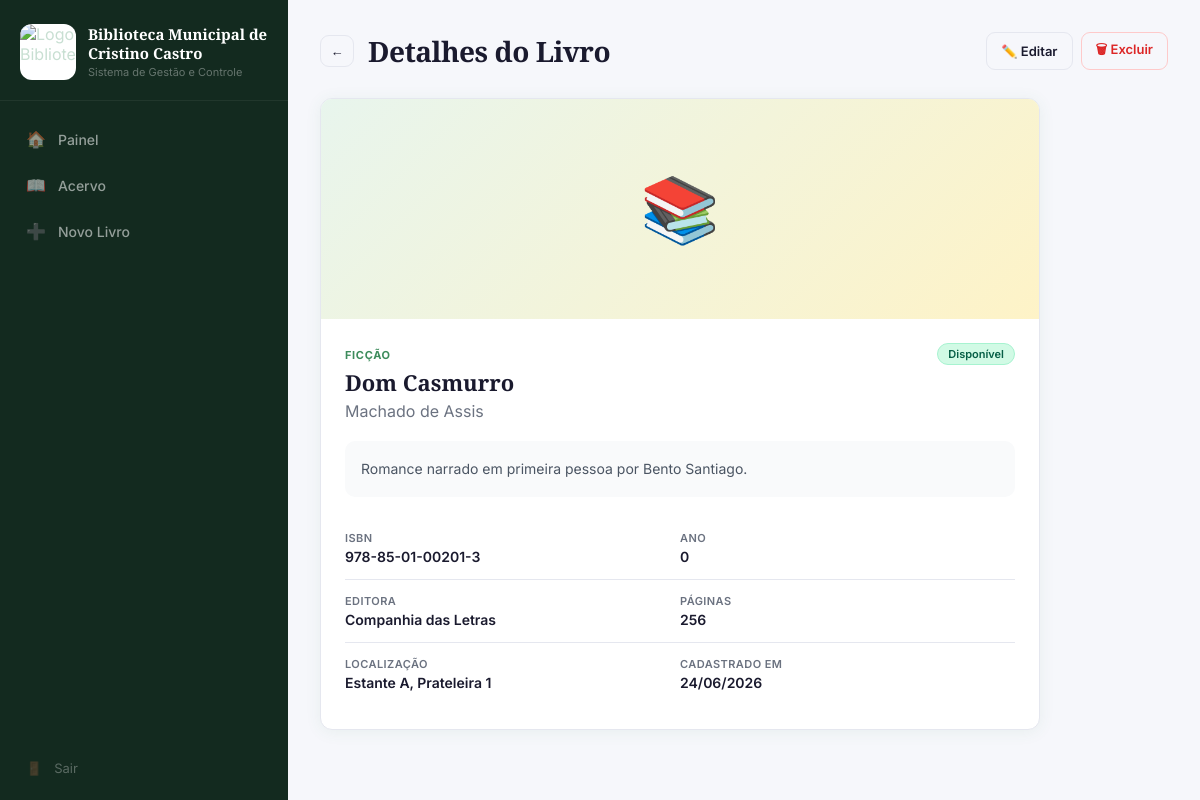
The page /detalhe.php?id=1 on the database its author committed.
### tables this page shows
CREATE TABLE IF NOT EXISTS livros (
  id          INT AUTO_INCREMENT PRIMARY KEY,
  titulo      VARCHAR(255) NOT NULL,
  autor       VARCHAR(255) NOT NULL,
  isbn        VARCHAR(20)  DEFAULT NULL,
  categoria   ENUM('fiction','non_fiction','science','technology',
                   'history','philosophy','art','biography',
                   'education','other') DEFAULT 'other',
  ano         YEAR         DEFAULT NULL,
  editora     VARCHAR(150) DEFAULT NULL,
  paginas     INT          DEFAULT NULL,
  status      ENUM('available','borrowed','reserved','maintenance')
              NOT NULL DEFAULT 'available',
  localizacao VARCHAR(100) DEFAULT NULL,
  descricao   TEXT         DEFAULT NULL,
  capa_url    VARCHAR(500) DEFAULT NULL,
  criado_em   DATETIME     NOT NULL DEFAULT CURRENT_TIMESTAMP,
  atualizado_em DATETIME   NOT NULL DEFAULT CURRENT_TIMESTAMP
              ON UPDATE CURRENT_TIMESTAMP
);

### functions.php (called while the page is built, shortened)
<?php
function categorias(): array {
    return [
        'fiction'     => 'Ficção',
        'non_fiction' => 'Não-Ficção',
        'science'     => 'Ciência',
        'technology'  => 'Tecnologia',
        'history'     => 'História',
        'philosophy'  => 'Filosofia',
        'art'         => 'Arte',
        'biography'   => 'Biografia',
        'education'   => 'Educação',
        'other'       => 'Outros',
    ];
}
function statuses(): array {
    return [
        'available'   => ['label' => 'Disponível',  'css' => 'badge-available'],
        'borrowed'    => ['label' => 'Emprestado',  'css' => 'badge-borrowed'],
        'reserved'    => ['label' => 'Reservado',   'css' => 'badge-reserved'],
        'maintenance' => ['label' => 'Manutenção',  'css' => 'badge-maintenance'],
    ];
}
function labelStatus(string $status): string {
    return statuses()[$status]['label'] ?? $status;
}
function cssStatus(string $status): string {
    return statuses()[$status]['css'] ?? 'badge-available';
}
function labelCategoria(string $cat): string {
    return categorias()[$cat] ?? $cat;
}
function buscarLivro(int $id): array|false {
    $pdo  = getConnection();
    $stmt = $pdo->prepare('SELECT * FROM livros WHERE id = :id');
    $stmt->execute(['id' => $id]);
    return $stmt->fetch();
}
function e(mixed $v): string {
    return htmlspecialchars((string)($v ?? ''), ENT_QUOTES, 'UTF-8');
}

### detalhe.php (the view, shortened to what this page needs)
<?php
require_once 'functions.php';
$id    = isset($_GET['id']) ? (int)$_GET['id'] : 0;
$livro = buscarLivro($id);
?>
<!DOCTYPE html>
<html lang="pt-BR">
<head>
  <link rel="stylesheet" href="../css/style.css">
</head>
<body>
<div class="wrapper">
  <?php include 'sidebar.php'; ?>
  <main class="main">
    <div class="page-header">
      <div style="display:flex;align-items:center;gap:14px">
        <a href="listar.php" class="btn btn-outline btn-sm btn-icon" title="Voltar">←</a>
        <h2>Detalhes do Livro</h2>
      </div>
      <div style="display:flex;gap:8px">
        <a href="editar.php?id=<?= $id ?>" class="btn btn-outline btn-sm">✏️ Editar</a>
        <a href="excluir.php?id=<?= $id ?>" class="btn btn-danger btn-sm"
           data-confirm="Tem certeza que deseja excluir &quot;<?= e($livro['titulo']) ?>&quot;?">🗑 Excluir</a>
      </div>
    </div>
    <div class="card" style="max-width:720px">
      <div class="book-detail-cover">
        <?php if ($livro['capa_url']): ?>
          <img src="<?= e($livro['capa_url']) ?>" alt="Capa">
        <?php else: ?>📚<?php endif; ?>
      </div>
      <div class="card-body">
        <div style="display:flex;justify-content:space-between;align-items:flex-start;gap:12px;margin-bottom:16px">
          <div>
            <?php if ($livro['categoria']): ?>
              <span style="font-size:11px;font-weight:700;color:var(--primary);text-transform:uppercase;letter-spacing:.06em">
                <?= e(labelCategoria($livro['categoria'])) ?>
              </span>
            <?php endif; ?>
            <h2 style="font-family:var(--font-heading);font-size:22px;font-weight:800;margin-top:4px"><?= e($livro['titulo']) ?></h2>
            <p style="color:var(--muted);margin-top:4px"><?= e($livro['autor']) ?></p>
          </div>
          <span class="badge <?= cssStatus($livro['status']) ?>"><?= labelStatus($livro['status']) ?></span>
        </div>
        <?php if ($livro['descricao']): ?>
          <div class="book-synopsis"><?= nl2br(e($livro['descricao'])) ?></div>
        <?php endif; ?>
        <div class="book-info-grid">
          <div class="book-info-item">
            <span class="info-label">ISBN</span>
            <span class="info-value"><?= e($livro['isbn'] ?? '—') ?></span>
          </div>
          <div class="book-info-item">
            <span class="info-label">Ano</span>
            <span class="info-value"><?= e($livro['ano'] ?? '—') ?></span>
          </div>
          <div class="book-info-item">
            <span class="info-label">Editora</span>
            <span class="info-value"><?= e($livro['editora'] ?? '—') ?></span>
          </div>
          <div class="book-info-item">
            <span class="info-label">Páginas</span>
            <span class="info-value"><?= e($livro['paginas'] ?? '—') ?></span>
          </div>
          <div class="book-info-item">
            <span class="info-label">Localização</span>
            <span class="info-value"><?= e($livro['localizacao'] ?? '—') ?></span>
          </div>
          <div class="book-info-item">
            <span class="info-label">Cadastrado em</span>
            <span class="info-value">
              <?= $livro['criado_em'] ? date('d/m/Y', strtotime($livro['criado_em'])) : '—' ?>
            </span>
          </div>
        </div>
      </div>
    </div>
  </main>
</div>
</body>
</html>

### style.css (style rules this page uses)
*, *::before, *::after { box-sizing: border-box; margin: 0; padding: 0; }
:root { --primary: #3d8c5c; --primary-light: #e8f5ed; --primary-dark: #2a6b44; --accent: #f59e0b; --bg: #f6f7fb; --surface: #ffffff; --border: #e5e7ef; --text: #1a1a2e; --muted: #6b7280; --radius: 12px; --shadow: 0 2px 16px rgba(61,140,92,.08); --sidebar-w: 288px; --sidebar-bg: #132a1f; --sidebar-fg: #c8dfd2; --sidebar-active-bg: rgba(61,140,92,.22); --sidebar-active-fg: #5bb87a; --font-heading: 'Playfair Display', serif; --font-body: 'Inter', system-ui, sans-serif; }
body { font-family: var(--font-body); background: var(--bg); color: var(--text); min-height: 100vh; }
a { color: inherit; text-decoration: none; }
.wrapper { display: flex; min-height: 100vh; }
.main { margin-left: var(--sidebar-w); flex: 1; padding: 32px; min-height: 100vh; }
.page-header { display: flex; align-items: flex-start; justify-content: space-between; flex-wrap: wrap; gap: 16px; margin-bottom: 28px; }
.page-header h2 { font-family: var(--font-heading); font-size: 28px; font-weight: 700; letter-spacing: -.5px; }
.card { background: var(--surface); border: 1px solid var(--border); border-radius: var(--radius); box-shadow: var(--shadow); overflow: hidden; }
.card-body { padding: 24px; }
.btn { display: inline-flex; align-items: center; gap: 7px; padding: 10px 20px; border-radius: 9px; font-size: 14px; font-weight: 600; cursor: pointer; border: none; transition: all .2s; text-decoration: none; font-family: var(--font-body); }
.btn-outline { background: transparent; color: var(--text); border: 1.5px solid var(--border); }
.btn-danger { background: transparent; color: #dc2626; border: 1.5px solid #fecaca; }
.btn-sm { padding: 7px 14px; font-size: 13px; }
.btn-icon { padding: 7px; min-width: 34px; justify-content: center; }
.badge { display: inline-flex; align-items: center; padding: 3px 10px; border-radius: 99px; font-size: 11px; font-weight: 600; border: 1px solid transparent; }
.badge-available { background: #d1fae5; color: #065f46; border-color: #a7f3d0; }
.book-detail-cover { height: 220px; background: linear-gradient(135deg, var(--primary-light), #fef3c7); display: flex; align-items: center; justify-content: center; font-size: 64px; }
.book-info-grid { display: grid; grid-template-columns: 1fr 1fr; gap: 0; }
.book-info-item { padding: 14px 0; border-bottom: 1px solid var(--border); display: flex; flex-direction: column; gap: 3px; }
.book-info-item:nth-last-child(-n+2) { border-bottom: none; }
.book-info-item .info-label { font-size: 11px; color: var(--muted); font-weight: 600; text-transform: uppercase; letter-spacing: .04em; }
.book-info-item .info-value { font-size: 14px; font-weight: 600; }
.book-synopsis { background: #f9fafb; border-radius: 10px; padding: 16px; font-size: 14px; line-height: 1.7; color: #4b5563; margin: 20px 0; }

### rows shown on the page
livros: categoria "FICÇÃO", titulo "Dom Casmurro", autor "Machado de Assis", status "Disponível", descricao "Romance narrado em primeira pessoa por Bento Santiago.", isbn "978-85-01-00201-3", ano "0", editora "Companhia das Letras", paginas "256", localizacao "Estante A, Prateleira 1", criado_em "24/06/2026"
